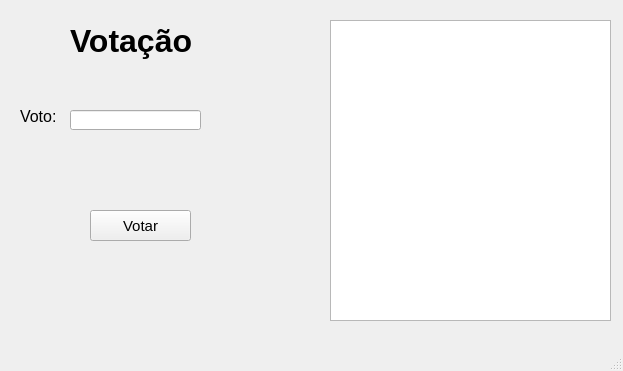
<?xml version="1.0" encoding="UTF-8"?>
<ui version="4.0">
 <class>PnlVotacao</class>
 <widget class="QMainWindow" name="PnlVotacao">
  <property name="geometry">
   <rect>
    <x>0</x>
    <y>0</y>
    <width>623</width>
    <height>371</height>
   </rect>
  </property>
  <property name="windowTitle">
   <string>Curso Senac DS- Tela Votacao Urna UC6 (14 11 2025)</string>
  </property>
  <widget class="QWidget" name="centralwidget">
   <widget class="QListWidget" name="LblNumeroCandidatos">
    <property name="geometry">
     <rect>
      <x>330</x>
      <y>20</y>
      <width>281</width>
      <height>301</height>
     </rect>
    </property>
   </widget>
   <widget class="QLabel" name="LblTituloVotacao">
    <property name="geometry">
     <rect>
      <x>70</x>
      <y>20</y>
      <width>141</width>
      <height>41</height>
     </rect>
    </property>
    <property name="font">
     <font>
      <pointsize>24</pointsize>
      <weight>75</weight>
      <bold>true</bold>
     </font>
    </property>
    <property name="text">
     <string>Votação</string>
    </property>
   </widget>
   <widget class="QLabel" name="LblVoto">
    <property name="geometry">
     <rect>
      <x>20</x>
      <y>110</y>
      <width>47</width>
      <height>13</height>
     </rect>
    </property>
    <property name="font">
     <font>
      <pointsize>12</pointsize>
     </font>
    </property>
    <property name="text">
     <string>Voto:</string>
    </property>
   </widget>
   <widget class="QLineEdit" name="TxtVoto">
    <property name="geometry">
     <rect>
      <x>70</x>
      <y>110</y>
      <width>131</width>
      <height>20</height>
     </rect>
    </property>
   </widget>
   <widget class="QPushButton" name="BtnVotar">
    <property name="geometry">
     <rect>
      <x>90</x>
      <y>210</y>
      <width>101</width>
      <height>31</height>
     </rect>
    </property>
    <property name="font">
     <font>
      <pointsize>11</pointsize>
     </font>
    </property>
    <property name="text">
     <string>Votar</string>
    </property>
   </widget>
  </widget>
  <widget class="QMenuBar" name="menubar">
   <property name="geometry">
    <rect>
     <x>0</x>
     <y>0</y>
     <width>623</width>
     <height>21</height>
    </rect>
   </property>
  </widget>
  <widget class="QStatusBar" name="statusbar"/>
 </widget>
 <resources/>
 <connections/>
</ui>
